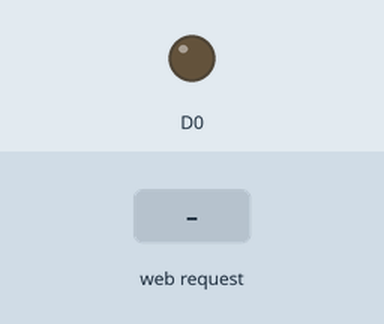
This sketch was run on a simulated ESP8266 (NodeMCU). Shown: output pins drawn as LEDs (lit = HIGH). Inputs (shaded band) come from the test bench. WiFi joins after 1.5 s; servers stay silent unless stated; what the sketch prints to the serial monitor is not drawn.

Above: at 2.7 s.
2.8 s: HTTP request GET /light1 received
At 4.2 s:
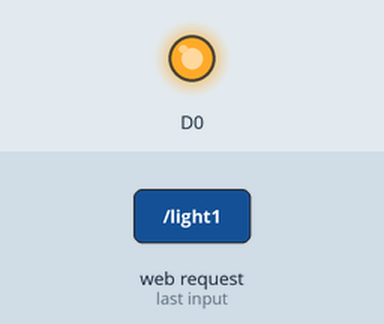
Timing chart, 0 to 5.8 s (numbered marks = the images above; inputs shaded):
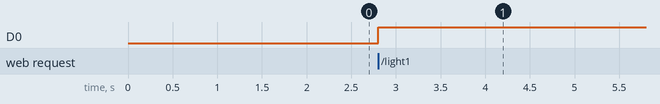

Measured:
- after the input at 2.8 s, D0: LOW → HIGH at once

The sketch:

multiple_connection.ino
```cpp
#include <ESP8266WiFi.h>
#include <WiFiClient.h>
#include <ESP8266WebServer.h>

//Our Wi-Fi ssdid and password
char* ssid = "Vj"; //Put your Wi-Fi ssdid here
char* password = "Google@123"; //Your Wi-Fi Password
String light1 = "0";
String light2 = "0";
String light3 = "0";
String light4 = "0";
String light5 = "0";
String light6 = "0";
String fan1 = "0";
String fan2 = "0";
String fan3 = "0";
String fan4 = "0";


int LDRPin = A0;
int LDRReading = 0;
int milisInterval = 2000;
int count = 0;

void serverSection();
//Static IP address configuration
IPAddress staticIP(192, 168, 43, 12); //ESP static ip
IPAddress gateway(192, 168, 43, 141);   //IP Address of your WiFi Router (Gateway)
IPAddress subnet(255, 255, 255, 0);  //Subnet mask
//IPAddress dns(8, 8, 8, 8);  //DNS
//WiFiServer port(80);
ESP8266WebServer server(80); //server variable

void handleRoot() {
//LDRReading = analogRead(LDRPin);
String html ="<!DOCTYPE html> <html> <body> <center><h2>whileofone</h2></center><h1>Light Level</h1> <head><meta http-equiv=\"refresh\" content=\"2\"><meta name=\"viewport\" content=\"width=device-width, initial-scale=1.0\"></head> <div id=\"light\">";
html += LDRReading;
html +="</div><h1>Random Number</h1><div id=\"random\">";
html += count;
html +="</div> </body> </html>";
  server.send(200, "text/html", html);
//  count++;
}

void setup() {
  initializePin(); //call function
//
//  WiFi.softAP(ssid, password);
//
//  IPAddress myIP = WiFi.softAPIP();


   WiFi.config(staticIP, subnet, gateway);


  //Making Connection With netword

  WiFi.begin(ssid, password);

//  WiFi.mode(WIFI_STA); //WiFi mode station (connect to wifi router only)
//
//
  Serial.begin(115200);
//  Serial.print("Searching Connection");


  while (WiFi.status() != WL_CONNECTED) {
    Serial.print(".");
    delay(500);
  }

//   Serial.println(myIP);

  Serial.println("");
  Serial.print("IP Address: "); //Show the IP Address to access your NodeMCU
  Serial.print(WiFi.localIP());
//    server.on("/", handleRoot);
//  server.begin();
  serverSection();
}

void loop() {
  // put your main code here, to run repeatedly:
  server.handleClient();

}

void initializePin(){

      pinMode(D0, OUTPUT);
//      pinMode(D1, OUTPUT);
//      pinMode(D2, OUTPUT);
//      pinMode(D3, OUTPUT);
//      pinMode(D4, OUTPUT);
//      pinMode(D5, OUTPUT);
//      pinMode(D6, OUTPUT);
//      pinMode(D7, OUTPUT);
//      pinMode(D8, OUTPUT);
//      pinMode(D9, OUTPUT);

      digitalWrite(D0, LOW);
//      digitalWrite(D1, LOW);
//      digitalWrite(D2, LOW);
//      digitalWrite(D3, LOW);
//      digitalWrite(D4, LOW);
//      digitalWrite(D5, LOW);
//      digitalWrite(D6, LOW);
//      digitalWrite(D7, LOW);
//      digitalWrite(D8, LOW);
//      digitalWrite(D9, LOW);
}

void serverSection(){
//  server.on("/", []() {
//    server.send(200, "text/html", "<!DOCTYPE html><html><meta charset='UTF-8'><head></head><body><h2>Sulkiflee's Room</h2><h3><a href='/light1'>ไฟห้อง</a></h3><br><h3><a href='/light2'>ไฟหน้ากระจก</a></h3><br><h3><a href='/light3'>ไฟเตียง</a></h3><br><h3><a href='/light4'>พัดลม</a></h3><br><h3><a href='/light5'>ไฟเตียง</a></h3><br><h3><a href='/light6'>ไฟเตียง</a></h3><br><h3><a href='/fan1'>ไฟเตียง</a></h3><br><h3><a href='/fan2'>ไฟเตียง</a></h3><br><h3><a href='/fan3'>ไฟเตียง</a></h3><br><h3><a href='/fan4'>ไฟเตียง</a></h3></body></html>");
//  });

  server.on("/light1", light1_state);
//  server.on("/light2", light2_state);
//  server.on("/light3", light3_state);
//  server.on("/light4", light4_state);
//  server.on("/light5", light5_state);
//  server.on("/light6", light6_state);
//  server.on("/fan1", fan1_state);
//  server.on("/fan2", fan2_state);
//  server.on("/fan3", fan3_state);
//  server.on("/fan4", fan4_state);

//  server.on("/status", all_state);

  server.begin();
}

void light1_state(){
  if(light1 == "0"){
    light1 = "1";
    digitalWrite(D0, HIGH);
    server.send(200, "text/html", light1);
  }else{
    light1 = "0";
    digitalWrite(D0, LOW);
    server.send(200, "text/html", light1);
  }
}

//void light2_state(){
//  if(light2 == "0"){
//    light2 = "1";
//    digitalWrite(D1, HIGH);
//    server.send(200, "text/html", light2);
//  }else{
//    light2 = "0";
//    digitalWrite(D1, LOW);
//    server.send(200, "text/html", light2);
//  }
//}
//
//void light3_state(){
//  if(light3 == "0"){
//    light3 = "1";
//    digitalWrite(D2, HIGH);
//    server.send(200, "text/html", light3);
//  }else{
//    light3 = "0";
//    digitalWrite(D2, LOW);
//    server.send(200, "text/html", light3);
//  }
//}
//
//void light4_state(){
//  if(light4 == "0"){
//    light4 = "1";
//    digitalWrite(D3, HIGH);
//    server.send(200, "text/html", light4);
//  }else{
//    light4 = "0";
//    digitalWrite(D3, LOW);
//    server.send(200, "text/html", light4);
//  }
//}
//
//void light5_state(){
//  if(light5 == "0"){
//    light5 = "1";
//    digitalWrite(D4, HIGH);
//    server.send(200, "text/html", light5);
//  }else{
//    light5 = "0";
//    digitalWrite(D4, LOW);
//    server.send(200, "text/html", light5);
//  }
//}
//void light6_state(){
//  if(light6 == "0"){
//    light6 = "1";
//    digitalWrite(D5, HIGH);
//    server.send(200, "text/html", light6);
//  }else{
//    light6 = "0";
//    digitalWrite(D5, LOW);
//    server.send(200, "text/html", light6);
//  }
//}
//void fan1_state(){
//  if(fan1 == "0"){
//    fan1 = "1";
//    digitalWrite(D6, HIGH);
//    server.send(200, "text/html", fan1);
//  }else{
//    fan1 = "0";
//    digitalWrite(D6, LOW);
//    server.send(200, "text/html", fan1);
//  }
//}
//
//void fan2_state(){
//  if(fan2 == "0"){
//    fan2 = "1";
//    digitalWrite(D7, HIGH);
//    server.send(200, "text/html", fan2);
//  }else{
//    fan2 = "0";
//    digitalWrite(D7, LOW);
//    server.send(200, "text/html", fan2);
//  }
//}
//void fan3_state(){
//  if(fan3 == "0"){
//    fan3= "1";
//    digitalWrite(D8, HIGH);
//    server.send(200, "text/html", fan3);
//  }else{
//    fan3 = "0";
//    digitalWrite(D8, LOW);
//    server.send(200, "text/html", fan3);
//  }
//}
//void fan4_state(){
//  if(fan4 == "0"){
//    fan4 = "1";
//    digitalWrite(D9, HIGH);
//    server.send(200, "text/html", fan4);
//  }else{
//    fan4 = "0";
//    digitalWrite(D9, LOW);
//    server.send(200, "text/html", fan4);
//  }
//}

void all_state(){
  server.send(200, "text/html", "{'l1':'"+light1+"','l2':'"+light2+"','l3':'"+light3+"','l4':'"+light4+"','l5':'"+light5+"','l6':'"+light6+"','f1':'"+fan1+"','f2':'"+fan2+"','f3':'"+fan3+"','f4':'"+fan4+"'}");
}
```
